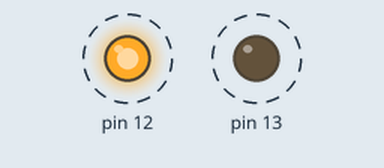
Simulated run of this sketch. Board: Arduino Uno, built with avr-gcc and run on an emulated ATmega328P. Parts: output pins drawn as LEDs (lit = HIGH). Dashed ring = blinking.

Above: at 0.4 s.
Timing chart, 0 to 3.0 s (numbered marks = the images above):
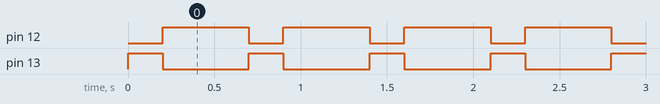

The sketch:

week07_2_arduino_blink_blink.ino
```cpp
// week07_2_arduino_blink_blink
void setup() {
  // put your setup code here, to run once:
  pinMode(12,OUTPUT);
  pinMode(13,OUTPUT);
}

void loop() {
  // put your main code here, to run repeatedly:
  digitalWrite(12,LOW);
  digitalWrite(13,HIGH); // 發亮
  delay(200);
  digitalWrite(13,LOW); // 暗掉
  digitalWrite(12,HIGH);
  delay(500);
}
```

Measured:
- by itself, pin 12: alternates HIGH for 0.50 s and LOW for 0.20 s
- by itself, pin 13: alternates HIGH for 0.20 s and LOW for 0.50 s
